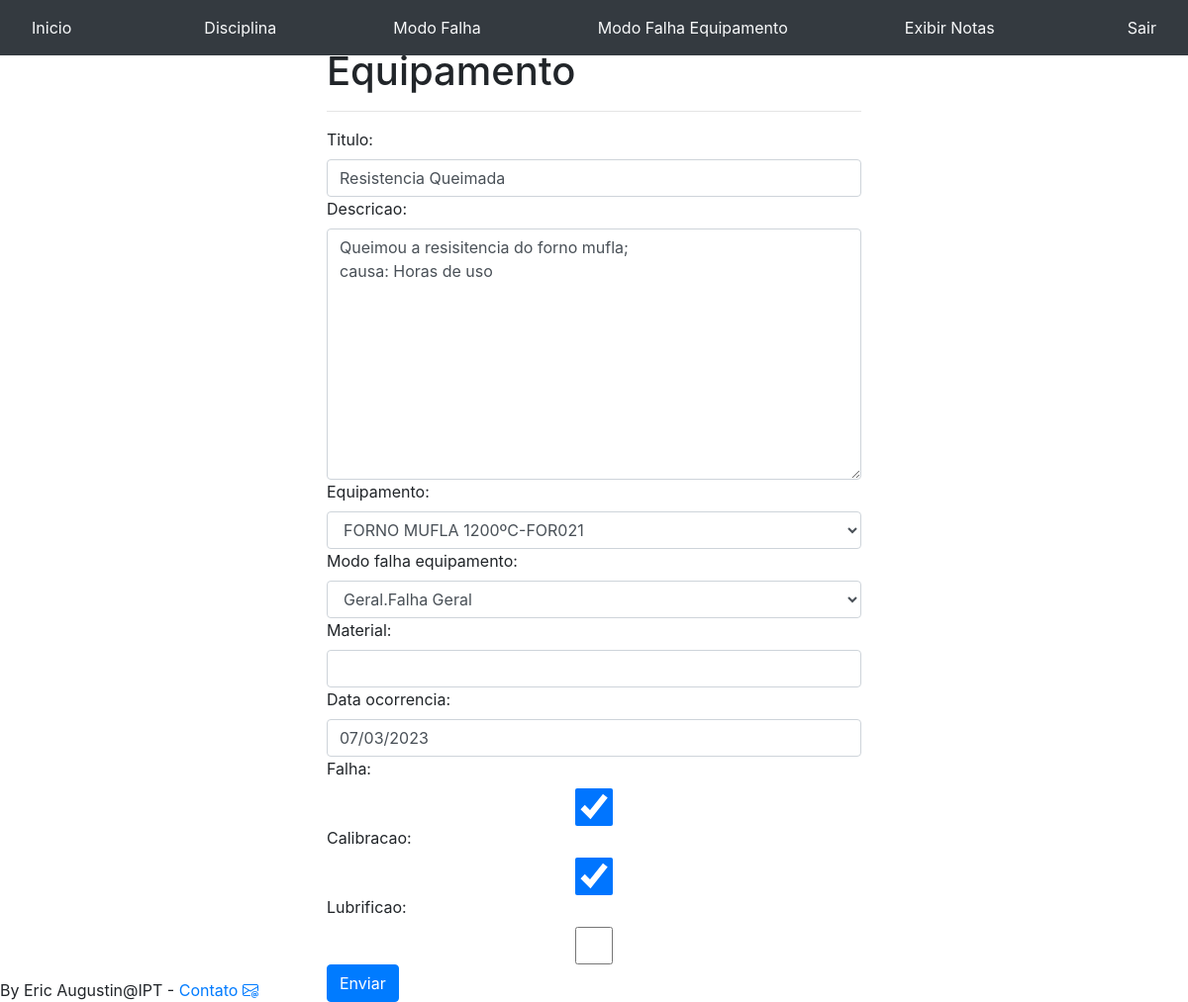
The app's page /notas/editarNotas/?id=5 (signed in), older data.
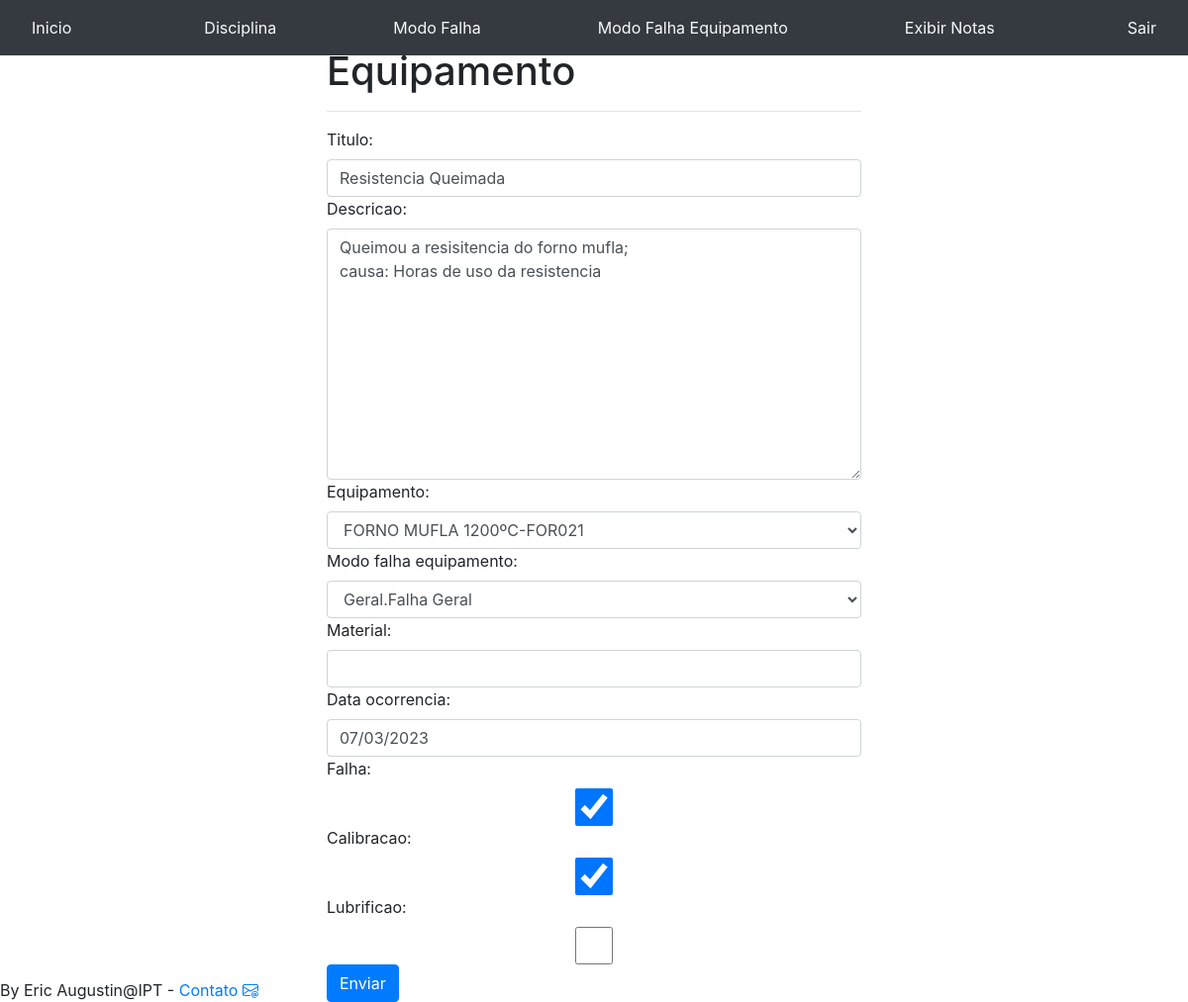
The same page, newer data.
### notas/models.py (models this page shows)
class Nota_equipamento(models.Model):
    titulo=models.CharField(max_length=50)
    descricao=models.TextField()
    equipamento=models.ForeignKey( Equipamento, on_delete=models.DO_NOTHING)
    modo_Falha_equipamento=models.ForeignKey(Modo_falha_equipamento, on_delete=models.DO_NOTHING)
    material=models.ManyToManyField(Nota_material, blank=True)
    data_cadastro=models.DateTimeField(auto_now=True, auto_now_add=False)
    data_ocorrencia=models.DateField(auto_now=False, auto_now_add=False)
    falha=models.BooleanField()
    calibracao=models.BooleanField()
    lubrificao=models.BooleanField()
    usuario=models.ForeignKey( Usuario ,on_delete=models.SET_NULL,null=True, blank=True)
    def __str__(self):
        return str(self.titulo)
    class Meta:
        ordering = ['data_ocorrencia',"data_cadastro",'equipamento']

### notas/views.py (the view, shortened to what this page needs)
# urls.py: path('editarNotas/', views.editarNotas, name='editarNotas'),
def editarNotas(request):
    if not request.session.get('usuario'):
        return redirect('/auth/login/?status=2')
    usuario=Usuario.objects.get(id=request.session.get('usuario'))
    print(f"{usuario.nome} acessou edição Notas")
    if request.method=="GET":
        id=request.GET.get('id')
        nota= get_object_or_404(Nota_equipamento, pk=id)
        print(nota)
        form=CadastraNota_equipamentoForm(instance=nota)
        if form.is_valid():
            pass
        return render(request, "editarNota.html", {'form':form,'status':0,'id':id})

### equipamentos/models.py (called while the page is built)
    def __str__(self):
        return str(self.nome_equipamento)+"-"+str(self.codigo)

### notas/models.py (called while the page is built)
    def __str__(self):
        return str(self.disciplina)

    def __str__(self):
        return str(self.disciplina)+"."+ str(self.modo_falha)

    def __str__(self):
        return f"{self.modo_falha}"

### notas/templates/editarNota.html (shortened to what this page needs)
{% extends 'base.html'%}
{% block 'menu' %}
{% include 'menunota.html' %}
{% endblock %}
{% block 'conteudo'%}
<div class ='container'>
    <div class='row'>
        <div class='col-md-3'></div>
        <div class="col-md">
            <h1>  Cadastro Nota de Equipamento </h1><hr>
            <form method ="POST" action="{% url 'editarNotas' %}"> {% csrf_token %}
                {{ form }}
        <button class="btn btn-primary">Enviar</button>
            </form>
</div>
<div class='col-md-3'></div>
</div>
</div>
{% endblock %}

Row changes from the older to the newer data that the page shows:
changed Nota_equipamento "Resistencia Queimada": descricao "Queimou a resisitencia do forno mufla; causa: Horas de uso" → "Queimou a resisitencia do forno mufla; causa: Horas de uso da resistencia"
